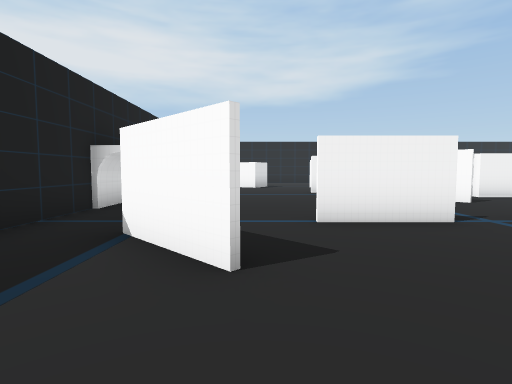
[1] (above)

19 first-person views from a walk through a scene from a Unity 3-D project. The camera is 1.5 m above the floor, tilts 4° down and sees 80° across. The floor is counted in squares, 2 m on a side. Each view is taken from the middle of a square. On the plan, view 1 faces up. The plan holds only what a view shows up to about 10 squares ahead; the rest is blank. The place goes on beyond the plan. Some animated figures are not drawn.

[2]
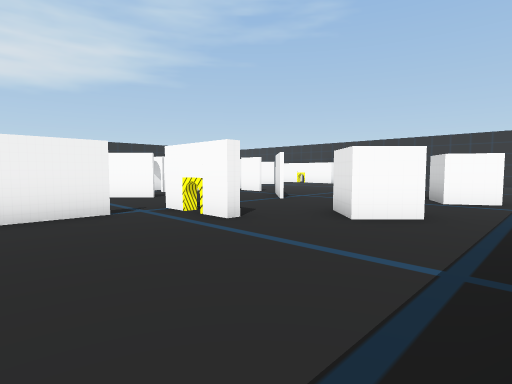

[3]
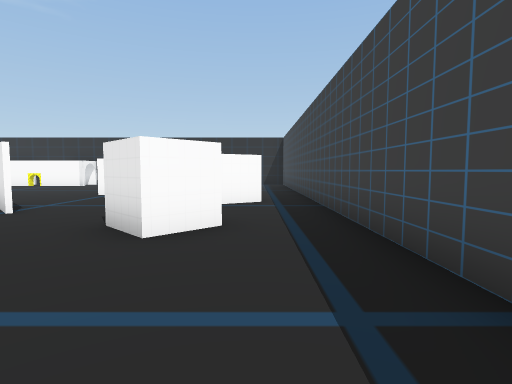

[4]
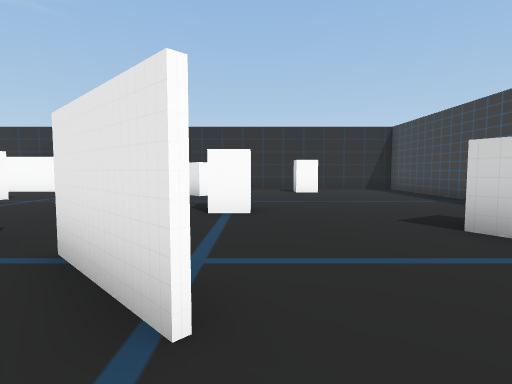

[5]
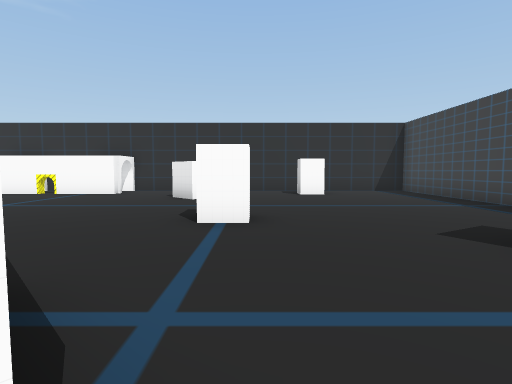

[6]
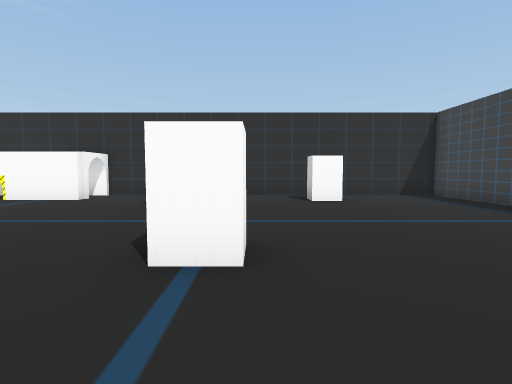

[7]
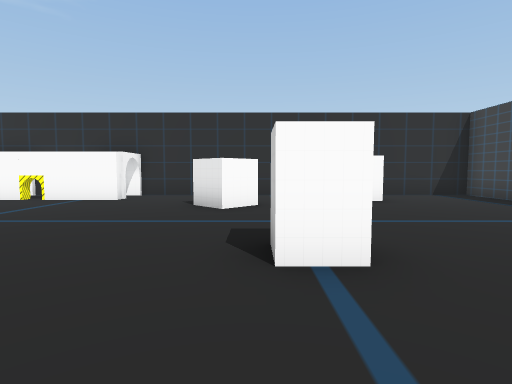

[8]
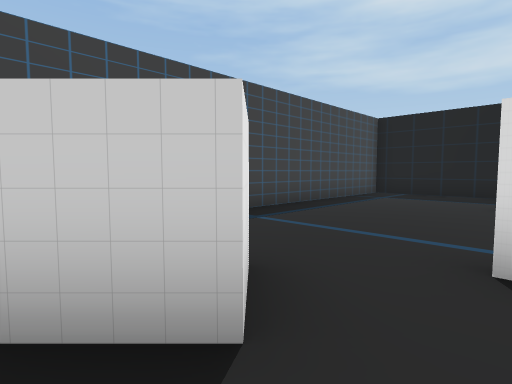

[9]
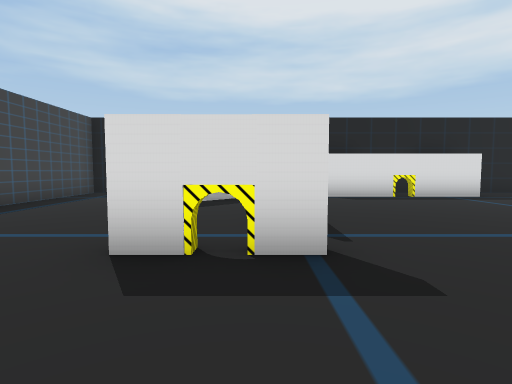

[10]
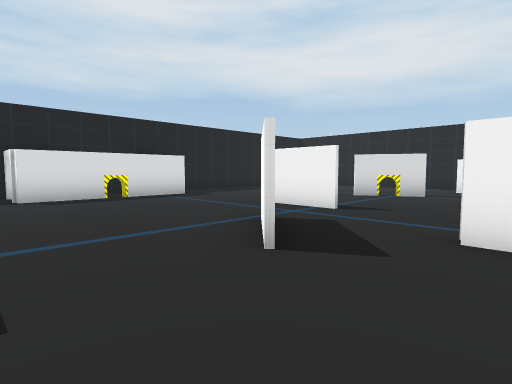

[11]
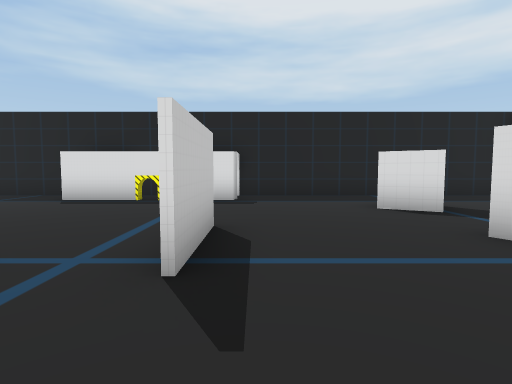

[12]
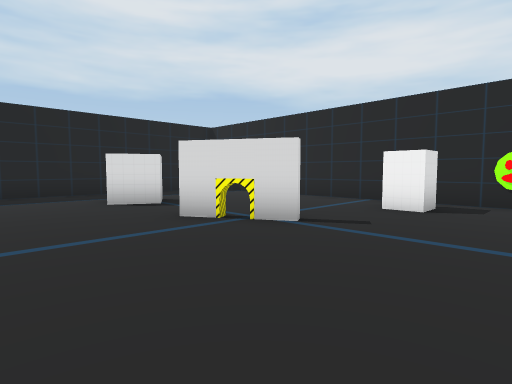

[13]
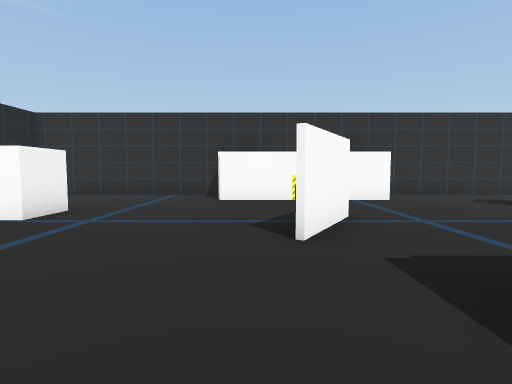

[14]
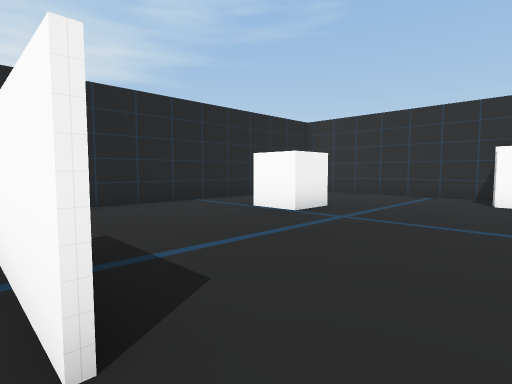

[15]
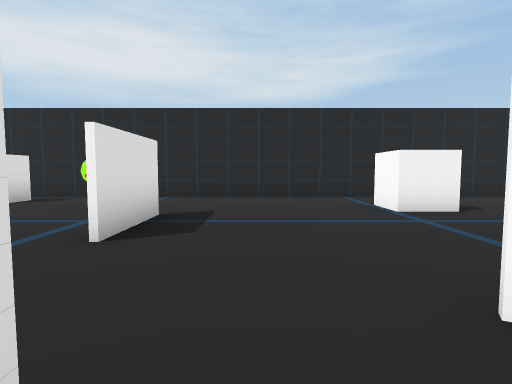

[16]
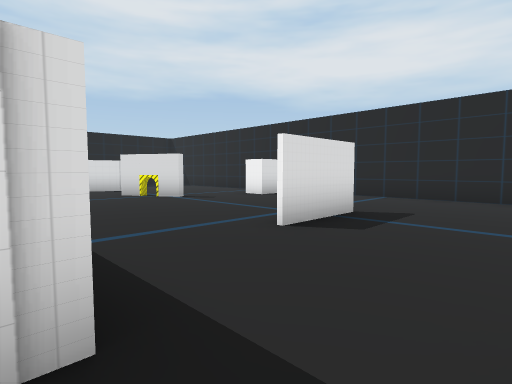

[17]
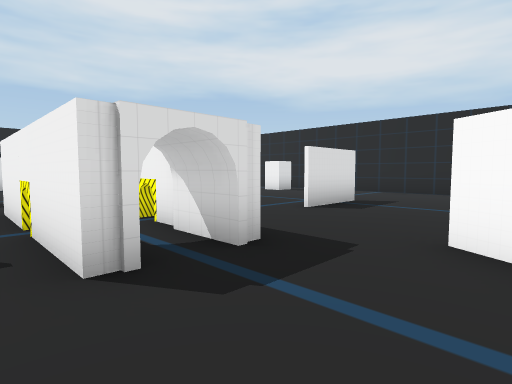

[18]
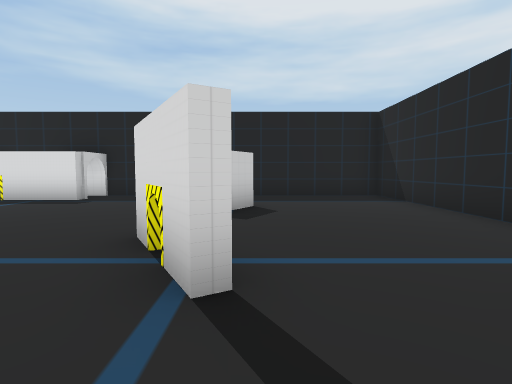

[19]
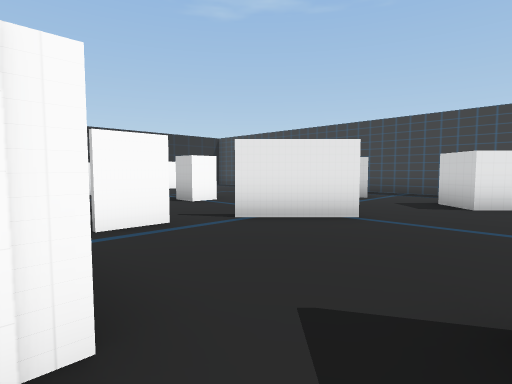

### Floor plan
Points are (right, up) in squares from view 1. A wall is a line through its corners. A room is listed if a view was taken in it or the views show most of it. See-through windows are left out.
Room 1 (views 1, 2, 3, 4, 5, 6, 7, 8, 9, 10, 16, 17)
walls: (7.3, 4.3) (8.8, 5.8); (9, 6.8) (9, 7.9); (4.1, 2.6) (4.1, 4.8); (4.3, 4.8) (4.3, 2.6); (5.1, 7) (3.7, 8.4); (3, 4.4) (0.9, 4.4); (10.7, 9) (10.7, 8.6) (6.2, 8.6); (13.5, -1.5) (18.3, -1.5) (18.3, 8.2); (14, 10.5) (12.2, 11.5); (-0.1, 2.2) (-1.6, 3.7); (16.8, 8.5) (16.8, 11.5); (-3.2, 3.5) (-3.2, -1); (-3, -1.5) (11.9, -1.5)
ways out: opening at (-2.5, 3) to room 2; opening at (3.2, 6.2) to room 2; opening at (11.5, 9.5) to room 2; opening at (15.5, 11) to room 2
objects: other object (6, 1) to (7, 2); other object (9, 0) to (10, 1); other object (12, 4) to (12, 5); other object (15, 5) to (16, 6); other object (17, 2); other object (18, 9)
Room 2 (views 11, 12, 13, 14, 15, 18, 19)
walls: (3.6, 14.3) (2.5, 13.6); (9.2, 13.1) (9.2, 15.1); (4, 10.3) (2.2, 10.3); (9.3, 15.2) (9.3, 13.1); (1.9, 10.4) (3.9, 10.4); (-1.7, 10.5) (-1.7, 6); (-3.2, 9) (-3.2, 3.5); (16.8, 11.5) (16.8, 13); (18.3, 13.1) (18.3, 17.9); (18.1, 18.7) (-3.2, 18.7) (-3.2, 10.8)
low walls: (-1.1, 3.3) (-0.6, 2.8)
ways out: opening at (-2.5, 3) to room 1; opening at (3.2, 6.2) to room 1; opening at (11.5, 9.5) to room 1; opening at (15.5, 11) to room 1; opening at (-3, 11)
objects: other object (-3, 7) to (-2, 7); other object (-1, 14) to (0, 15); other object (4, 14); other object (5, 17); other object (7, 10); other object (10, 10); other object (14, 16)

Where each view was taken, in squares from view 1:
view 1: 0 up, 0 right, facing up
view 2: 1 down, 1 right, facing up-right
view 3: 0 up, 2 right, facing right
view 4: 4 up, 6 right, facing right
view 5: 4 up, 7 right, facing right
view 6: 4 up, 9 right, facing right
view 7: 5 up, 9 right, facing right
view 8: 3 up, 7 right, facing down-left
view 9: 4 up, 7 right, facing left
view 10: 5 up, 7 right, facing up-left
view 11: 11 up, 6 right, facing left
view 12: 11 up, 7 right, facing up-left
view 13: 12 up, 9 right, facing right
view 14: 12 up, 9 right, facing up-right
view 15: 10 up, 11 right, facing up
view 16: 10 up, 12 right, facing up-left
view 17: 8 up, 13 right, facing up-left
view 18: 15 up, 6 right, facing left
view 19: 9 up, 5 right, facing down-right
